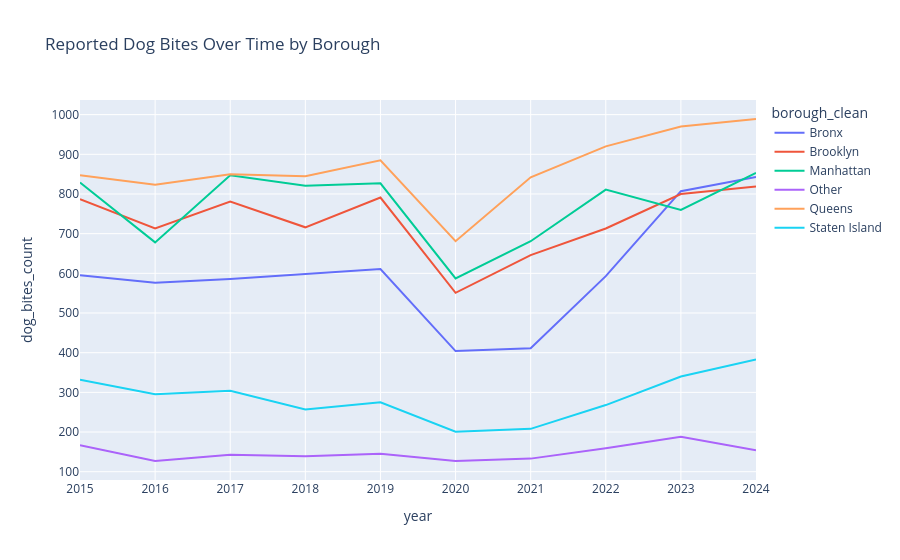

Write notebook code for a chart like this one.
### Markdown cell above
### Visualization: Dog bites over time by borough

### Code cell
fig = px.line(
    bites_by_boro_year,
    x="year",
    y="dog_bites_count",
    color="borough_clean",
    title="Reported Dog Bites Over Time by Borough"
)
fig.show()

### Figure 1 — Plotly figure (JSON) as saved in the notebook; plotly's stock layout.template omitted (floating-point values rounded to 4 significant figures)
{"data": [{"hovertemplate": "borough_clean=Bronx<br>year=%{x}<br>dog_bites_count=%{y}<extra></extra>", "legendgroup": "Bronx", "line": {"color": "#636efa", "dash": "solid"}, "marker": {"symbol": "circle"}, "mode": "lines", "name": "Bronx", "orientation": "v", "showlegend": true, "type": "scatter", "x": [2015, 2016, 2017, 2018, 2019, 2020, 2021, 2022, 2023, 2024], "xaxis": "x", "y": [595, 576, 586, 599, 611, 404, 411, 593, 807, 843], "yaxis": "y"}, {"hovertemplate": "borough_clean=Brooklyn<br>year=%{x}<br>dog_bites_count=%{y}<extra></extra>", "legendgroup": "Brooklyn", "line": {"color": "#EF553B", "dash": "solid"}, "marker": {"symbol": "circle"}, "mode": "lines", "name": "Brooklyn", "orientation": "v", "showlegend": true, "type": "scatter", "x": [2015, 2016, 2017, 2018, 2019, 2020, 2021, 2022, 2023, 2024], "xaxis": "x", "y": [787, 713, 781, 716, 791, 551, 646, 713, 800, 819], "yaxis": "y"}, {"hovertemplate": "borough_clean=Manhattan<br>year=%{x}<br>dog_bites_count=%{y}<extra></extra>", "legendgroup": "Manhattan", "line": {"color": "#00cc96", "dash": "solid"}, "marker": {"symbol": "circle"}, "mode": "lines", "name": "Manhattan", "orientation": "v", "showlegend": true, "type": "scatter", "x": [2015, 2016, 2017, 2018, 2019, 2020, 2021, 2022, 2023, 2024], "xaxis": "x", "y": [829, 678, 847, 821, 827, 587, 681, 811, 760, 853], "yaxis": "y"}, {"hovertemplate": "borough_clean=Other<br>year=%{x}<br>dog_bites_count=%{y}<extra></extra>", "legendgroup": "Other", "line": {"color": "#ab63fa", "dash": "solid"}, "marker": {"symbol": "circle"}, "mode": "lines", "name": "Other", "orientation": "v", "showlegend": true, "type": "scatter", "x": [2015, 2016, 2017, 2018, 2019, 2020, 2021, 2022, 2023, 2024], "xaxis": "x", "y": [167, 127, 143, 139, 145, 127, 133, 159, 188, 154], "yaxis": "y"}, {"hovertemplate": "borough_clean=Queens<br>year=%{x}<br>dog_bites_count=%{y}<extra></extra>", "legendgroup": "Queens", "line": {"color": "#FFA15A", "dash": "solid"}, "marker": {"symbol": "circle"}, "mode": "lines", "name": "Queens", "orientation": "v", "showlegend": true, "type": "scatter", "x": [2015, 2016, 2017, 2018, 2019, 2020, 2021, 2022, 2023, 2024], "xaxis": "x", "y": [847, 823, 850, 845, 885, 681, 842, 920, 970, 989], "yaxis": "y"}, {"hovertemplate": "borough_clean=Staten Island<br>year=%{x}<br>dog_bites_count=%{y}<extra></extra>", "legendgroup": "Staten Island", "line": {"color": "#19d3f3", "dash": "solid"}, "marker": {"symbol": "circle"}, "mode": "lines", "name": "Staten Island", "orientation": "v", "showlegend": true, "type": "scatter", "x": [2015, 2016, 2017, 2018, 2019, 2020, 2021, 2022, 2023, 2024], "xaxis": "x", "y": [332, 295, 304, 257, 275, 201, 208, 268, 340, 383], "yaxis": "y"}], "layout": {"legend": {"title": {"text": "borough_clean"}, "tracegroupgap": 0}, "title": {"text": "Reported Dog Bites Over Time by Borough"}, "xaxis": {"anchor": "y", "domain": [0, 1], "title": {"text": "year"}}, "yaxis": {"anchor": "x", "domain": [0, 1], "title": {"text": "dog_bites_count"}}}}
